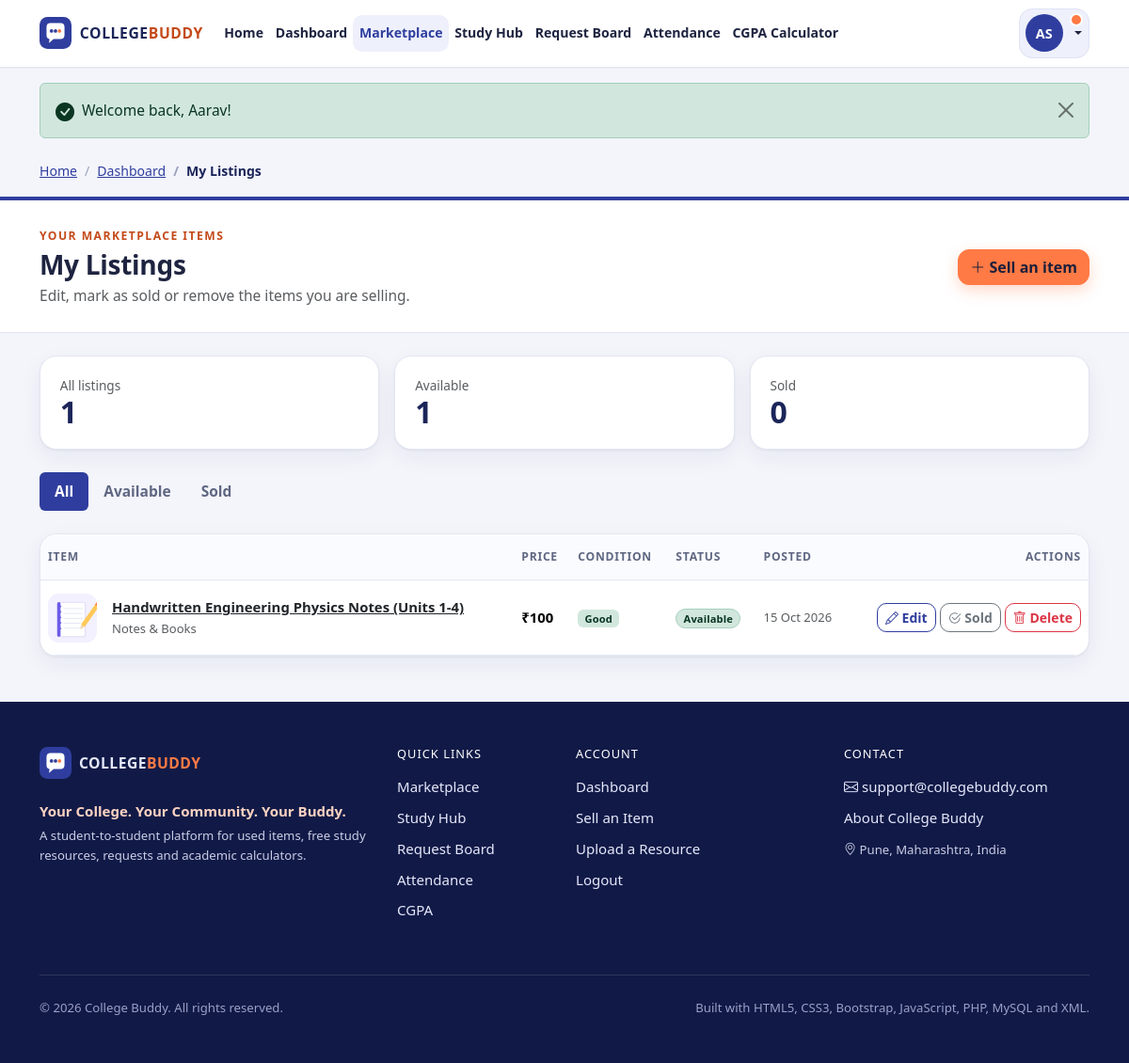
/my-listings.php (signed in), run on the app's committed database.
### tables this page shows
CREATE TABLE users (
    id          INT UNSIGNED NOT NULL AUTO_INCREMENT,           
    full_name   VARCHAR(100) NOT NULL,
    email       VARCHAR(150) NOT NULL,                          
    password    VARCHAR(255) NOT NULL,                          
    branch      VARCHAR(50)  NOT NULL,                          
    year        TINYINT UNSIGNED NOT NULL,                      
    semester    TINYINT UNSIGNED NOT NULL,                      
    role        ENUM('student', 'admin') NOT NULL DEFAULT 'student',
    created_at  TIMESTAMP NOT NULL DEFAULT CURRENT_TIMESTAMP,
    PRIMARY KEY (id),
    UNIQUE KEY uq_users_email (email),
    KEY idx_users_role (role)
);

CREATE TABLE listings (
    id              INT UNSIGNED NOT NULL AUTO_INCREMENT,
    user_id         INT UNSIGNED NOT NULL,                      
    title           VARCHAR(150) NOT NULL,
    category        VARCHAR(60)  NOT NULL,
    description     TEXT NOT NULL,
    price           DECIMAL(10, 2) NOT NULL DEFAULT 0.00,
    item_condition  ENUM('New', 'Like New', 'Good', 'Used') NOT NULL DEFAULT 'Good',
    location        VARCHAR(120) NOT NULL,
    image           VARCHAR(255) NULL DEFAULT NULL,             
    status          ENUM('Available', 'Sold') NOT NULL DEFAULT 'Available',
    created_at      TIMESTAMP NOT NULL DEFAULT CURRENT_TIMESTAMP,
    PRIMARY KEY (id),
    KEY idx_listings_user (user_id),
    KEY idx_listings_category (category),
    KEY idx_listings_status_created (status, created_at),
    CONSTRAINT fk_listings_user FOREIGN KEY (user_id) REFERENCES users (id) ON DELETE CASCADE
);

### my-listings.php (the view, shortened to what the rows shown need)
<?php
require_once __DIR__ . '/includes/auth.php';
require_login('Please login to manage your listings.');
$me = current_user();
$myId = (int) $me['id'];
$status = read_text('status', 'All');
$listings = db_select(
    'SELECT * FROM listings WHERE user_id = ?' . ($status !== 'All' ? ' AND status = ?' : '') . ' ORDER BY created_at DESC, id DESC',
    $status !== 'All' ? 'is' : 'i',
    $status !== 'All' ? [$myId, $status] : [$myId]
);
require __DIR__ . '/includes/header.php';
render_page_head('Your marketplace items', 'My Listings', 'Edit, mark as sold or remove the items you are selling.',
    '<a class="btn btn-cb-accent" href="' . href('sell.php') . '"><i class="bi bi-plus-lg"></i> Sell an item</a>');
?>
<section class="container py-4 pb-5">
    <?php if (!$listings): ?>
        <?php render_empty('bi-bag-plus', 'No listings here yet.', 'Sell textbooks, instruments or lab items you no longer need.',
            '<a class="btn btn-primary" href="' . href('sell.php') . '">Sell an item</a>'); ?>
    <?php else: ?>
        <div class="card cb-card">
            <div class="table-responsive">
                <table class="table cb-table align-middle mb-0">
                    <thead>
                        <tr>
                            <th scope="col">Item</th>
                            <th scope="col">Price</th>
                            <th scope="col" class="d-none d-md-table-cell">Condition</th>
                            <th scope="col">Status</th>
                            <th scope="col" class="d-none d-lg-table-cell">Posted</th>
                            <th scope="col" class="text-end">Actions</th>
                        </tr>
                    </thead>
                    <tbody>
                        <?php foreach ($listings as $l): ?>
                            <tr>
                                <td>
                                    <div class="d-flex align-items-center gap-3">
                                        <img class="cb-thumb" src="<?= e(listing_image_url($l['image'])) ?>" alt="" width="52" height="52" loading="lazy">
                                        <div class="min-w-0">
                                            <a class="fw-semibold text-body" href="<?= href('product.php?id=' . (int) $l['id']) ?>"><?= e($l['title']) ?></a>
                                            <div class="small text-muted"><?= e($l['category']) ?></div>
                                        </div>
                                    </div>
                                </td>
                                <td class="fw-semibold"><?= format_price($l['price']) ?></td>
                                <td class="d-none d-md-table-cell"><?= condition_badge($l['item_condition']) ?></td>
                                <td><?= status_badge($l['status']) ?></td>
                                <td class="d-none d-lg-table-cell small text-muted"><?= e(format_date($l['created_at'])) ?></td>
                                <td class="text-end">
                                    <div class="cb-row-actions d-inline-flex flex-wrap justify-content-end gap-1">
                                        <a class="btn btn-sm btn-outline-primary" href="<?= href('sell.php?edit=' . (int) $l['id']) ?>" title="Edit"><i class="bi bi-pencil"></i><span class="d-none d-xl-inline"> Edit</span></a>
                                        <form method="post" action="<?= href('my-listings.php') ?>" class="d-inline">
                                            <button class="btn btn-sm btn-outline-secondary" type="submit" title="<?= $l['status'] === 'Sold' ? 'Mark as available' : 'Mark as sold' ?>">
                                                <i class="bi bi-check2-circle"></i><span class="d-none d-xl-inline"> <?= $l['status'] === 'Sold' ? 'Available' : 'Sold' ?></span>
                                            </button>
                                        </form>
                                        <form method="post" action="<?= href('my-listings.php') ?>" class="d-inline" data-confirm="Delete this listing permanently? This cannot be undone.">
                                            <button class="btn btn-sm btn-outline-danger" type="submit" title="Delete"><i class="bi bi-trash"></i><span class="d-none d-xl-inline"> Delete</span></button>
                                        </form>
                                    </div>
                                </td>
                            </tr>
                        <?php endforeach; ?>
                    </tbody>
                </table>
            </div>
        </div>
    <?php endif; ?>
</section>
<?php require __DIR__ . '/includes/footer.php'; ?>

### includes/header.php (shortened to what the rows shown need)
<?php
$me = current_user();
$unread = $me ? unread_message_count((int) $me['id']) : 0;
?>
<!doctype html>
<html lang="en">
<head>
    <link rel="stylesheet" href="<?= href('css/vendor/bootstrap.min.css') ?>">
    <link rel="stylesheet" href="<?= href('css/vendor/bootstrap-icons.min.css') ?>">
    <link rel="stylesheet" href="<?= href('css/style.css') ?>">
</head>
<body class="cb-body d-flex flex-column min-vh-100">
<header>
    <nav class="navbar navbar-expand-xl cb-navbar sticky-top" aria-label="Main navigation">
        <div class="container">
            <div class="collapse navbar-collapse" id="cbNavMenu">
                <div class="d-flex flex-column flex-xl-row align-items-stretch align-items-xl-center gap-2 cb-nav-actions">
                    <?php if ($me): ?>
                        <div class="dropdown">
                            <button class="btn cb-user-btn dropdown-toggle w-100 d-flex align-items-center gap-2" type="button"
                                    data-bs-toggle="dropdown" aria-expanded="false">
                                <span class="cb-avatar"><?= e(initials($me['full_name'])) ?></span>
                                <?php if ($unread > 0): ?><span class="cb-dot" title="<?= $unread ?> unread messages"></span><?php endif; ?>
                            </button>
                        </div>
                    <?php else: ?>
                        <a class="btn btn-outline-primary" href="<?= href('login.php') ?>"><i class="bi bi-box-arrow-in-right"></i> Login</a>
                        <a class="btn btn-primary" href="<?= href('register.php') ?>">Register</a>
                    <?php endif; ?>
                </div>
            </div>
        </div>
    </nav>
</header>
<main id="main-content" class="flex-grow-1">

### includes/functions.php (shortened to what the rows shown need)
<?php
function project_root(): string
{
    return dirname(__DIR__);
}
function base_url(): string
{
    static $base = null;
    if ($base !== null) {
        return $base;
    }
    $base = '';
    $docRoot = isset($_SERVER['DOCUMENT_ROOT']) ? realpath($_SERVER['DOCUMENT_ROOT']) : false;
    $project = realpath(project_root());
    if ($docRoot !== false && $project !== false) {
        $docRoot = rtrim(str_replace('\\', '/', $docRoot), '/');
        $project = str_replace('\\', '/', $project);
        if (stripos($project, $docRoot) === 0) {
            $base = rtrim(substr($project, strlen($docRoot)), '/');
        }
    }
    return $base;
}
function url(string $path = ''): string
{
    return base_url() . '/' . ltrim($path, '/');
}
function href(string $path = ''): string
{
    return e(url($path));
}
function e($value): string
{
    return htmlspecialchars((string) ($value ?? ''), ENT_QUOTES, 'UTF-8');
}
function read_text(string $key, string $default = '', string $from = 'get'): string
{
    $value = match ($from) {
        'post' => $_POST[$key] ?? null,
        'request' => $_POST[$key] ?? $_GET[$key] ?? null,
        default => $_GET[$key] ?? null,
    };
    return is_scalar($value) ? (string) $value : $default;
}
function format_price($amount): string
{
    $amount = (float) $amount;
    return '₹' . (floor($amount) == $amount ? number_format($amount, 0) : number_format($amount, 2));
}
function format_date(string $datetime, string $format = 'd M Y'): string
{
    return date($format, strtotime($datetime));
}
function initials(string $name): string
{
    $parts = preg_split('/\s+/', trim($name), -1, PREG_SPLIT_NO_EMPTY) ?: [];
    $out = '';
    foreach (array_slice($parts, 0, 2) as $part) {
        $out .= mb_strtoupper(mb_substr($part, 0, 1));
    }
    return $out !== '' ? $out : 'CB';
}
function status_badge(string $status): string
{
    $colors = [
        'Available' => 'success', 'Open' => 'success', 'Resolved' => 'success',
        'Pending' => 'warning', 'Sold' => 'secondary', 'Closed' => 'secondary', 'Dismissed' => 'secondary',
    ];
    $c = $colors[$status] ?? 'secondary';
    return '<span class="badge rounded-pill bg-' . $c . '-subtle text-' . $c . '-emphasis border border-' . $c . '-subtle">' . e($status) . '</span>';
}
function condition_badge(string $condition): string
{
    $colors = ['New' => 'primary', 'Like New' => 'info', 'Good' => 'success', 'Used' => 'warning'];
    $c = $colors[$condition] ?? 'secondary';
    return '<span class="badge bg-' . $c . '-subtle text-' . $c . '-emphasis">' . e($condition) . '</span>';
}
function listing_image_url(?string $path): string
{
    return ($path !== null && $path !== '') ? url($path) : url('images/samples/placeholder.svg');
}
function render_page_head(string $eyebrow, string $title, string $subtitle = '', string $actions = ''): void
{
    echo '<section class="cb-page-head"><div class="container"><div class="d-flex flex-column flex-md-row justify-content-between align-items-md-center gap-3">'
        . '<div><p class="cb-eyebrow mb-1">' . e($eyebrow) . '</p><h1 class="h3 mb-1">' . e($title) . '</h1>'
        . ($subtitle !== '' ? '<p class="text-muted mb-0">' . e($subtitle) . '</p>' : '') . '</div>'
        . ($actions !== '' ? '<div class="d-flex flex-wrap gap-2">' . $actions . '</div>' : '')
        . '</div></div></section>';
}
function unread_message_count(int $userId): int
{
    return db_count('SELECT COUNT(*) AS c FROM messages WHERE receiver_id = ? AND is_read = 0', 'i', [$userId]);
}

### data on the page
users: full_name "AS"
listings: image (picture), title "Handwritten Engineering Physics Notes (Units 1-4)", category "Notes & Books", price "₹100", item_condition "Good", status "Available", created_at "15 Oct 2026", shows "Sold"

### other printed values
$label "Home"
$label "Dashboard"
$label "Marketplace"
$label "Study Hub"
$label "Request Board"
$label "Attendance"
$label "CGPA Calculator"
$flash['message'] "Welcome back, Aarav!"
$crumb[0] "Dashboard"
$crumb[0] "My Listings"
$eyebrow "YOUR MARKETPLACE ITEMS"
$title "My Listings"
$subtitle "Edit, mark as sold or remove the items you are selling."
$actions "Sell an item"
$counts['total'] "1"
